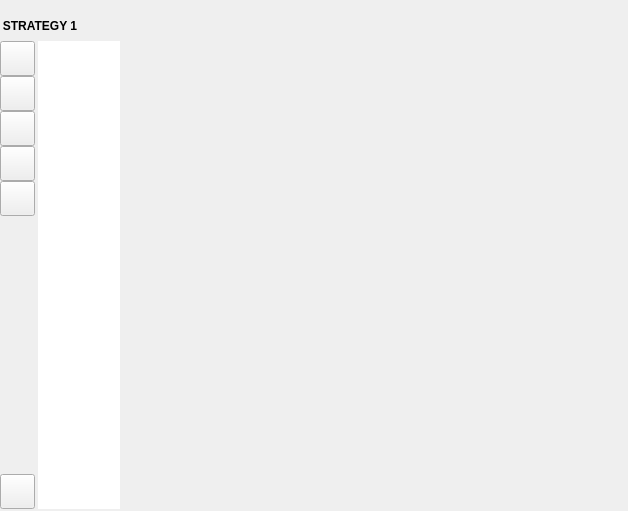
       <widget class="QWidget" name="rankPage">
        <layout class="QGridLayout" name="gridLayout_3">
         <property name="leftMargin">
          <number>0</number>
         </property>
         <property name="rightMargin">
          <number>0</number>
         </property>
         <property name="bottomMargin">
          <number>0</number>
         </property>
         <property name="spacing">
          <number>0</number>
         </property>
         <item row="0" column="0">
          <layout class="QGridLayout" name="gridLayout_8">
           <property name="leftMargin">
            <number>0</number>
           </property>
           <property name="rightMargin">
            <number>5</number>
           </property>
           <property name="horizontalSpacing">
            <number>6</number>
           </property>
           <property name="verticalSpacing">
            <number>0</number>
           </property>
           <item row="0" column="0">
            <layout class="QGridLayout" name="gridLayout_7">
             <property name="rightMargin">
              <number>0</number>
             </property>
             <property name="spacing">
              <number>0</number>
             </property>
             <item row="0" column="3">
              <widget class="RoundedOrderWidget" name="orderWidget" native="true">
               <property name="minimumSize">
                <size>
                 <width>500</width>
                 <height>500</height>
                </size>
               </property>
               <property name="maximumSize">
                <size>
                 <width>500</width>
                 <height>16777215</height>
                </size>
               </property>
              </widget>
             </item>
             <item row="0" column="2">
              <layout class="QVBoxLayout" name="verticalLayout_7">
               <property name="spacing">
                <number>0</number>
               </property>
               <property name="rightMargin">
                <number>3</number>
               </property>
               <item>
                <layout class="QGridLayout" name="gridLayout_12">
                 <property name="bottomMargin">
                  <number>0</number>
                 </property>
                 <item row="0" column="1">
                  <spacer name="horizontalSpacer_2">
                   <property name="orientation">
                    <enum>Qt::Horizontal</enum>
                   </property>
                   <property name="sizeHint" stdset="0">
                    <size>
                     <width>40</width>
                     <height>20</height>
                    </size>
                   </property>
                  </spacer>
                 </item>
                 <item row="0" column="0">
                  <widget class="QLabel" name="headTitle">
                   <property name="minimumSize">
                    <size>
                     <width>80</width>
                     <height>30</height>
                    </size>
                   </property>
                   <property name="maximumSize">
                    <size>
                     <width>16777215</width>
                     <height>30</height>
                    </size>
                   </property>
                   <property name="font">
                    <font>
                     <family>Arial</family>
                     <bold>true</bold>
                    </font>
                   </property>
                   <property name="text">
                    <string>STRATEGY 1</string>
                   </property>
                   <property name="alignment">
                    <set>Qt::AlignCenter</set>
                   </property>
                  </widget>
                 </item>
                </layout>
               </item>
               <item>
                <layout class="QHBoxLayout" name="horizontalLayout_5">
                 <property name="spacing">
                  <number>3</number>
                 </property>
                 <property name="bottomMargin">
                  <number>2</number>
                 </property>
                 <item>
                  <widget class="QWidget" name="chartToolBar2" native="true">
                   <property name="minimumSize">
                    <size>
                     <width>35</width>
                     <height>0</height>
                    </size>
                   </property>
                   <property name="maximumSize">
                    <size>
                     <width>35</width>
                     <height>16777215</height>
                    </size>
                   </property>
                   <layout class="QGridLayout" name="gridLayout_9">
                    <property name="leftMargin">
                     <number>0</number>
                    </property>
                    <property name="topMargin">
                     <number>0</number>
                    </property>
                    <property name="rightMargin">
                     <number>0</number>
                    </property>
                    <property name="bottomMargin">
                     <number>0</number>
                    </property>
                    <property name="spacing">
                     <number>0</number>
                    </property>
                    <item row="7" column="0">
                     <widget class="QPushButton" name="shotBtn">
                      <property name="minimumSize">
                       <size>
                        <width>35</width>
                        <height>35</height>
                       </size>
                      </property>
                      <property name="maximumSize">
                       <size>
                        <width>35</width>
                        <height>35</height>
                       </size>
                      </property>
                      <property name="text">
                       <string/>
                      </property>
                      <property name="icon">
                       <iconset resource="QtStockV3.qrc">
                        <normaloff>:/QtStockV3/src/icon/icon_collect-18.png</normaloff>:/QtStockV3/src/icon/icon_collect-18.png</iconset>
                      </property>
                      <property name="iconSize">
                       <size>
                        <width>30</width>
                        <height>30</height>
                       </size>
                      </property>
                     </widget>
                    </item>
                    <item row="3" column="0">
                     <widget class="QPushButton" name="ma10Btn_2">
                      <property name="minimumSize">
                       <size>
                        <width>35</width>
                        <height>35</height>
                       </size>
                      </property>
                      <property name="maximumSize">
                       <size>
                        <width>35</width>
                        <height>35</height>
                       </size>
                      </property>
                      <property name="text">
                       <string/>
                      </property>
                      <property name="icon">
                       <iconset resource="QtStockV3.qrc">
                        <normaloff>:/QtStockV3/src/icon/icon_collect-15.png</normaloff>:/QtStockV3/src/icon/icon_collect-15.png</iconset>
                      </property>
                      <property name="iconSize">
                       <size>
                        <width>27</width>
                        <height>27</height>
                       </size>
                      </property>
                     </widget>
                    </item>
                    <item row="6" column="0">
                     <spacer name="verticalSpacer_3">
                      <property name="orientation">
                       <enum>Qt::Vertical</enum>
                      </property>
                      <property name="sizeHint" stdset="0">
                       <size>
                        <width>20</width>
                        <height>40</height>
                       </size>
                      </property>
                     </spacer>
                    </item>
                    <item row="1" column="0">
                     <widget class="QPushButton" name="handBtn_2">
                      <property name="minimumSize">
                       <size>
                        <width>35</width>
                        <height>35</height>
                       </size>
                      </property>
                      <property name="maximumSize">
                       <size>
                        <width>35</width>
                        <height>35</height>
                       </size>
                      </property>
                      <property name="text">
                       <string/>
                      </property>
                      <property name="icon">
                       <iconset resource="QtStockV3.qrc">
                        <normaloff>:/QtStockV3/src/icon/icon_collect-19.png</normaloff>:/QtStockV3/src/icon/icon_collect-19.png</iconset>
                      </property>
                      <property name="iconSize">
                       <size>
                        <width>35</width>
                        <height>35</height>
                       </size>
                      </property>
                     </widget>
                    </item>
                    <item row="4" column="0">
                     <widget class="QPushButton" name="ma5Btn_2">
                      <property name="minimumSize">
                       <size>
                        <width>35</width>
                        <height>35</height>
                       </size>
                      </property>
                      <property name="maximumSize">
                       <size>
                        <width>35</width>
                        <height>35</height>
                       </size>
                      </property>
                      <property name="text">
                       <string/>
                      </property>
                      <property name="icon">
                       <iconset resource="QtStockV3.qrc">
                        <normaloff>:/QtStockV3/src/icon/icon_collect-20.png</normaloff>:/QtStockV3/src/icon/icon_collect-20.png</iconset>
                      </property>
                      <property name="iconSize">
                       <size>
                        <width>27</width>
                        <height>27</height>
                       </size>
                      </property>
                     </widget>
                    </item>
                    <item row="0" column="0">
                     <widget class="QPushButton" name="resetBtn_2">
                      <property name="minimumSize">
                       <size>
                        <width>35</width>
                        <height>35</height>
                       </size>
                      </property>
                      <property name="maximumSize">
                       <size>
                        <width>35</width>
                        <height>35</height>
                       </size>
                      </property>
                      <property name="text">
                       <string/>
                      </property>
                      <property name="icon">
                       <iconset resource="QtStockV3.qrc">
                        <normaloff>:/QtStockV3/src/icon/icon_collect-02.png</normaloff>:/QtStockV3/src/icon/icon_collect-02.png</iconset>
                      </property>
                      <property name="iconSize">
                       <size>
                        <width>30</width>
                        <height>30</height>
                       </size>
                      </property>
                     </widget>
                    </item>
                    <item row="2" column="0">
                     <widget class="QPushButton" name="indicatorBtn">
                      <property name="minimumSize">
                       <size>
                        <width>35</width>
                        <height>35</height>
                       </size>
                      </property>
                      <property name="maximumSize">
                       <size>
                        <width>35</width>
                        <height>35</height>
                       </size>
                      </property>
                      <property name="text">
                       <string/>
                      </property>
                      <property name="icon">
                       <iconset resource="QtStockV3.qrc">
                        <normaloff>:/QtStockV3/src/icon/icon_collect-16.png</normaloff>:/QtStockV3/src/icon/icon_collect-16.png</iconset>
                      </property>
                      <property name="iconSize">
                       <size>
                        <width>27</width>
                        <height>27</height>
                       </size>
                      </property>
                     </widget>
                    </item>
                   </layout>
                  </widget>
                 </item>
                 <item>
                  <widget class="WChartView" name="trendChart_2" native="true">
                   <property name="minimumSize">
                    <size>
                     <width>0</width>
                     <height>150</height>
                    </size>
                   </property>
                   <property name="styleSheet">
                    <string notr="true">background-color: white;</string>
                   </property>
                  </widget>
                 </item>
                </layout>
               </item>
              </layout>
             </item>
            </layout>
           </item>
          </layout>
         </item>
        </layout>
       </widget>
